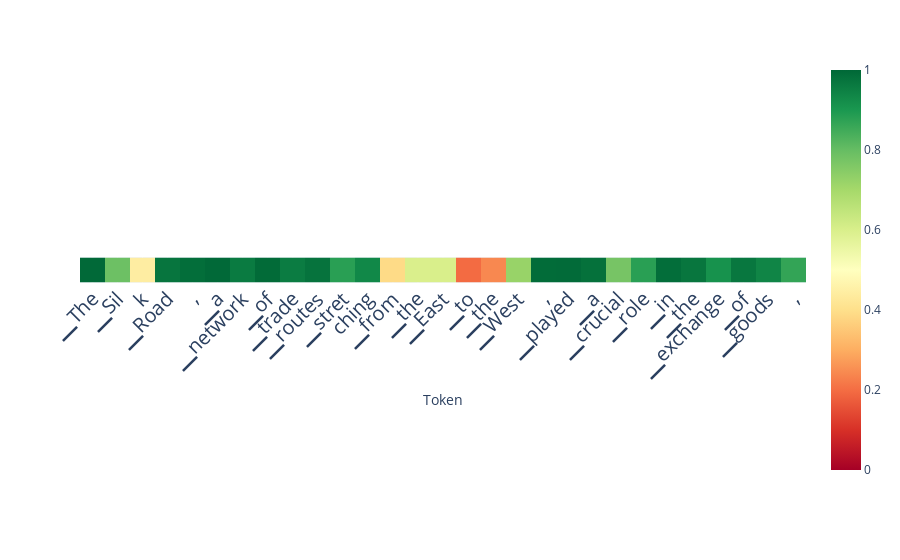

The cell this chart's notebook holds for it:
### Code cell
scores_per_token = doc.detect(output['projections'], aggregation_method='auto')
doc.plot_scores_per_token(scores_per_token, output['tokens'], lastn_tokens_to_plot=max_new_tokens, detection_method='classifier')

### Figure 1 — Plotly figure (JSON) as saved in the notebook; plotly's stock layout.template omitted (floating-point values rounded to 4 significant figures)
{"data": [{"coloraxis": "coloraxis", "hovertemplate": "Token: %{x}<br>y: %{y}<br>color: %{z}<extra></extra>", "name": "0", "type": "heatmap", "xaxis": "x", "yaxis": "y", "z": [[0.9973, 0.7893, 0.4435, 0.9724, 0.9884, 0.9971, 0.9597, 0.9942, 0.9575, 0.9769, 0.8802, 0.9328, 0.3909, 0.5975, 0.601, 0.1974, 0.2419, 0.7223, 0.9908, 0.9934, 0.9823, 0.7735, 0.8805, 0.9866, 0.9704, 0.9124, 0.9695, 0.9401, 0.867]]}], "layout": {"autosize": true, "coloraxis": {"cmax": 1, "cmin": 0, "colorscale": [[0, "rgb(165,0,38)"], [0.1, "rgb(215,48,39)"], [0.2, "rgb(244,109,67)"], [0.3, "rgb(253,174,97)"], [0.4, "rgb(254,224,139)"], [0.5, "rgb(255,255,191)"], [0.6, "rgb(217,239,139)"], [0.7, "rgb(166,217,106)"], [0.8, "rgb(102,189,99)"], [0.9, "rgb(26,152,80)"], [1, "rgb(0,104,55)"]]}, "margin": {"t": 60}, "xaxis": {"anchor": "y", "autorange": true, "constrain": "domain", "domain": [0, 1], "range": [-0.5, 28.5], "scaleanchor": "y", "tickangle": -45, "tickfont": {"size": 20}, "ticktext": ["▁The", "▁Sil", "k", "▁Road", ",", "▁a", "▁network", "▁of", "▁trade", "▁routes", "▁stret", "ching", "▁from", "▁the", "▁East", "▁to", "▁the", "▁West", ",", "▁played", "▁a", "▁crucial", "▁role", "▁in", "▁the", "▁exchange", "▁of", "▁goods", ",", "▁ideas"], "tickvals": [0, 1, 2, 3, 4, 5, 6, 7, 8, 9, 10, 11, 12, 13, 14, 15, 16, 17, 18, 19, 20, 21, 22, 23, 24, 25, 26, 27, 28, 29], "title": {"text": "Token"}}, "yaxis": {"anchor": "x", "autorange": true, "constrain": "domain", "domain": [0.4389, 0.5611], "range": [0.5, -0.5], "showticklabels": false}}}
